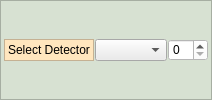
         <widget class="QFrame" name="frame_29">
          <property name="sizePolicy">
           <sizepolicy hsizetype="Maximum" vsizetype="Maximum">
            <horstretch>1</horstretch>
            <verstretch>0</verstretch>
           </sizepolicy>
          </property>
          <property name="maximumSize">
           <size>
            <width>100000</width>
            <height>100000</height>
           </size>
          </property>
          <property name="styleSheet">
           <string notr="true">background-color: rgb(215, 225, 210);</string>
          </property>
          <property name="frameShape">
           <enum>QFrame::StyledPanel</enum>
          </property>
          <property name="frameShadow">
           <enum>QFrame::Raised</enum>
          </property>
          <layout class="QGridLayout" name="gridLayout_65">
           <property name="leftMargin">
            <number>3</number>
           </property>
           <property name="topMargin">
            <number>3</number>
           </property>
           <property name="rightMargin">
            <number>3</number>
           </property>
           <property name="bottomMargin">
            <number>3</number>
           </property>
           <property name="spacing">
            <number>1</number>
           </property>
           <item row="0" column="0">
            <widget class="QLabel" name="label_127">
             <property name="sizePolicy">
              <sizepolicy hsizetype="Maximum" vsizetype="Preferred">
               <horstretch>0</horstretch>
               <verstretch>0</verstretch>
              </sizepolicy>
             </property>
             <property name="styleSheet">
              <string notr="true">background-color: rgb(255, 230,190);</string>
             </property>
             <property name="frameShape">
              <enum>QFrame::StyledPanel</enum>
             </property>
             <property name="frameShadow">
              <enum>QFrame::Raised</enum>
             </property>
             <property name="text">
              <string>Select Detector</string>
             </property>
            </widget>
           </item>
           <item row="0" column="1" colspan="2">
            <widget class="QComboBox" name="SelectS2DSensor">
             <property name="sizePolicy">
              <sizepolicy hsizetype="Preferred" vsizetype="Preferred">
               <horstretch>0</horstretch>
               <verstretch>2</verstretch>
              </sizepolicy>
             </property>
             <property name="styleSheet">
              <string notr="true">background-color: rgb(235, 235, 235);</string>
             </property>
            </widget>
           </item>
           <item row="0" column="3">
            <widget class="QSpinBox" name="SelectS2DRange">
             <property name="minimumSize">
              <size>
               <width>0</width>
               <height>0</height>
              </size>
             </property>
             <property name="maximumSize">
              <size>
               <width>40</width>
               <height>16777215</height>
              </size>
             </property>
             <property name="toolTip">
              <string>Range of the device selected to measure I0.</string>
             </property>
             <property name="styleSheet">
              <string notr="true">background-color: rgb(255, 255, 255);</string>
             </property>
            </widget>
           </item>
          </layout>
         </widget>
